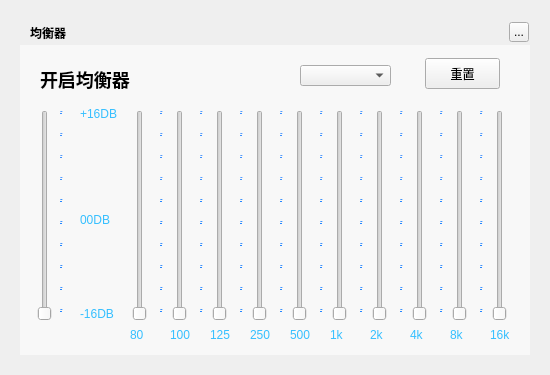
 <widget class="QWidget" name="MusicEqualizerDialog">
  <property name="geometry">
   <rect>
    <x>0</x>
    <y>0</y>
    <width>550</width>
    <height>375</height>
   </rect>
  </property>
  <property name="windowTitle">
   <string>均衡器</string>
  </property>
  <widget class="QLabel" name="background">
   <property name="geometry">
    <rect>
     <x>20</x>
     <y>20</y>
     <width>510</width>
     <height>335</height>
    </rect>
   </property>
   <property name="text">
    <string/>
   </property>
  </widget>
  <widget class="QLabel" name="topTitleName">
   <property name="geometry">
    <rect>
     <x>30</x>
     <y>20</y>
     <width>51</width>
     <height>25</height>
    </rect>
   </property>
   <property name="styleSheet">
    <string notr="true">color:&quot;#FFFFFF&quot;;font-weight:bold</string>
   </property>
   <property name="text">
    <string>均衡器</string>
   </property>
  </widget>
  <widget class="QToolButton" name="topTitleCloseButton">
   <property name="geometry">
    <rect>
     <x>509</x>
     <y>22</y>
     <width>20</width>
     <height>20</height>
    </rect>
   </property>
   <property name="text">
    <string>...</string>
   </property>
  </widget>
  <widget class="QSlider" name="bwVerticalSlider">
   <property name="geometry">
    <rect>
     <x>35</x>
     <y>110</y>
     <width>19</width>
     <height>211</height>
    </rect>
   </property>
   <property name="orientation">
    <enum>Qt::Vertical</enum>
   </property>
  </widget>
  <widget class="QSlider" name="verticalSlider3">
   <property name="geometry">
    <rect>
     <x>210</x>
     <y>110</y>
     <width>19</width>
     <height>211</height>
    </rect>
   </property>
   <property name="orientation">
    <enum>Qt::Vertical</enum>
   </property>
  </widget>
  <widget class="QSlider" name="verticalSlider4">
   <property name="geometry">
    <rect>
     <x>250</x>
     <y>110</y>
     <width>19</width>
     <height>211</height>
    </rect>
   </property>
   <property name="orientation">
    <enum>Qt::Vertical</enum>
   </property>
  </widget>
  <widget class="QSlider" name="verticalSlider5">
   <property name="geometry">
    <rect>
     <x>290</x>
     <y>110</y>
     <width>19</width>
     <height>211</height>
    </rect>
   </property>
   <property name="orientation">
    <enum>Qt::Vertical</enum>
   </property>
  </widget>
  <widget class="QSlider" name="verticalSlider2">
   <property name="geometry">
    <rect>
     <x>170</x>
     <y>110</y>
     <width>19</width>
     <height>211</height>
    </rect>
   </property>
   <property name="orientation">
    <enum>Qt::Vertical</enum>
   </property>
  </widget>
  <widget class="QSlider" name="verticalSlider7">
   <property name="geometry">
    <rect>
     <x>370</x>
     <y>110</y>
     <width>19</width>
     <height>211</height>
    </rect>
   </property>
   <property name="orientation">
    <enum>Qt::Vertical</enum>
   </property>
  </widget>
  <widget class="QSlider" name="verticalSlider6">
   <property name="geometry">
    <rect>
     <x>330</x>
     <y>110</y>
     <width>19</width>
     <height>211</height>
    </rect>
   </property>
   <property name="orientation">
    <enum>Qt::Vertical</enum>
   </property>
  </widget>
  <widget class="QSlider" name="verticalSlider8">
   <property name="geometry">
    <rect>
     <x>410</x>
     <y>110</y>
     <width>19</width>
     <height>211</height>
    </rect>
   </property>
   <property name="orientation">
    <enum>Qt::Vertical</enum>
   </property>
  </widget>
  <widget class="QSlider" name="verticalSlider9">
   <property name="geometry">
    <rect>
     <x>450</x>
     <y>110</y>
     <width>19</width>
     <height>211</height>
    </rect>
   </property>
   <property name="orientation">
    <enum>Qt::Vertical</enum>
   </property>
  </widget>
  <widget class="QSlider" name="verticalSlider10">
   <property name="geometry">
    <rect>
     <x>490</x>
     <y>110</y>
     <width>19</width>
     <height>211</height>
    </rect>
   </property>
   <property name="orientation">
    <enum>Qt::Vertical</enum>
   </property>
  </widget>
  <widget class="QSlider" name="verticalSlider1">
   <property name="geometry">
    <rect>
     <x>130</x>
     <y>110</y>
     <width>19</width>
     <height>211</height>
    </rect>
   </property>
   <property name="orientation">
    <enum>Qt::Vertical</enum>
   </property>
  </widget>
  <widget class="QLabel" name="label">
   <property name="geometry">
    <rect>
     <x>40</x>
     <y>62</y>
     <width>101</width>
     <height>35</height>
    </rect>
   </property>
   <property name="styleSheet">
    <string notr="true">font-size:18px;
font-weight:bold;
</string>
   </property>
   <property name="text">
    <string>开启均衡器</string>
   </property>
  </widget>
  <widget class="QPushButton" name="showEqButton">
   <property name="geometry">
    <rect>
     <x>140</x>
     <y>62</y>
     <width>75</width>
     <height>31</height>
    </rect>
   </property>
   <property name="styleSheet">
    <string notr="true">QPushButton{background:transparent;border:none;}</string>
   </property>
   <property name="text">
    <string/>
   </property>
   <property name="iconSize">
    <size>
     <width>75</width>
     <height>31</height>
    </size>
   </property>
  </widget>
  <widget class="QPushButton" name="resetButton">
   <property name="geometry">
    <rect>
     <x>425</x>
     <y>58</y>
     <width>75</width>
     <height>31</height>
    </rect>
   </property>
   <property name="text">
    <string>重置</string>
   </property>
  </widget>
  <widget class="QComboBox" name="eqChoice">
   <property name="geometry">
    <rect>
     <x>300</x>
     <y>65</y>
     <width>91</width>
     <height>21</height>
    </rect>
   </property>
  </widget>
  <widget class="QLabel" name="showPerArea_2">
   <property name="geometry">
    <rect>
     <x>60</x>
     <y>105</y>
     <width>5</width>
     <height>220</height>
    </rect>
   </property>
   <property name="styleSheet">
    <string notr="true">color: rgb(230,115,0);</string>
   </property>
   <property name="text">
    <string>&lt;html&gt;&lt;head/&gt;&lt;body&gt;&lt;p&gt;&lt;span style=&quot; font-size:6pt; font-weight:600; text-decoration: underline; color:#3d91ff;&quot;&gt;-&lt;/span&gt;&lt;/p&gt;&lt;p&gt;&lt;span style=&quot; font-size:6pt; font-weight:600; text-decoration: underline; color:#3d91ff;&quot;&gt;-&lt;/span&gt;&lt;/p&gt;&lt;p&gt;&lt;span style=&quot; font-size:6pt; font-weight:600; text-decoration: underline; color:#3d91ff;&quot;&gt;-&lt;/span&gt;&lt;/p&gt;&lt;p&gt;&lt;span style=&quot; font-size:6pt; font-weight:600; text-decoration: underline; color:#3d91ff;&quot;&gt;-&lt;/span&gt;&lt;/p&gt;&lt;p&gt;&lt;span style=&quot; font-size:6pt; font-weight:600; text-decoration: underline; color:#2587ff;&quot;&gt;-&lt;/span&gt;&lt;/p&gt;&lt;p&gt;&lt;span style=&quot; font-size:6pt; font-weight:600; text-decoration: underline; color:#2587ff;&quot;&gt;-&lt;/span&gt;&lt;/p&gt;&lt;p&gt;&lt;span style=&quot; font-size:6pt; font-weight:600; text-decoration: underline; color:#2587ff;&quot;&gt;-&lt;/span&gt;&lt;/p&gt;&lt;p&gt;&lt;span style=&quot; font-size:6pt; font-weight:600; text-decoration: underline; color:#2587ff;&quot;&gt;-&lt;/span&gt;&lt;/p&gt;&lt;p&gt;&lt;span style=&quot; font-size:6pt; font-weight:600; text-decoration: underline; color:#2587ff;&quot;&gt;-&lt;/span&gt;&lt;/p&gt;&lt;p&gt;&lt;span style=&quot; font-size:6pt; font-weight:600; text-decoration: underline; color:#2587ff;&quot;&gt;-&lt;/span&gt;&lt;/p&gt;&lt;p&gt;&lt;span style=&quot; font-size:6pt; font-weight:600; text-decoration: underline; color:#2587ff;&quot;&gt;-&lt;/span&gt;&lt;/p&gt;&lt;/body&gt;&lt;/html&gt;</string>
   </property>
  </widget>
  <widget class="QLabel" name="showPerArea_3">
   <property name="geometry">
    <rect>
     <x>160</x>
     <y>105</y>
     <width>5</width>
     <height>220</height>
    </rect>
   </property>
   <property name="styleSheet">
    <string notr="true">color: rgb(230,115,0);</string>
   </property>
   <property name="text">
    <string>&lt;html&gt;&lt;head/&gt;&lt;body&gt;&lt;p&gt;&lt;span style=&quot; font-size:6pt; font-weight:600; text-decoration: underline; color:#3d91ff;&quot;&gt;-&lt;/span&gt;&lt;/p&gt;&lt;p&gt;&lt;span style=&quot; font-size:6pt; font-weight:600; text-decoration: underline; color:#3d91ff;&quot;&gt;-&lt;/span&gt;&lt;/p&gt;&lt;p&gt;&lt;span style=&quot; font-size:6pt; font-weight:600; text-decoration: underline; color:#3d91ff;&quot;&gt;-&lt;/span&gt;&lt;/p&gt;&lt;p&gt;&lt;span style=&quot; font-size:6pt; font-weight:600; text-decoration: underline; color:#3d91ff;&quot;&gt;-&lt;/span&gt;&lt;/p&gt;&lt;p&gt;&lt;span style=&quot; font-size:6pt; font-weight:600; text-decoration: underline; color:#2587ff;&quot;&gt;-&lt;/span&gt;&lt;/p&gt;&lt;p&gt;&lt;span style=&quot; font-size:6pt; font-weight:600; text-decoration: underline; color:#2587ff;&quot;&gt;-&lt;/span&gt;&lt;/p&gt;&lt;p&gt;&lt;span style=&quot; font-size:6pt; font-weight:600; text-decoration: underline; color:#2587ff;&quot;&gt;-&lt;/span&gt;&lt;/p&gt;&lt;p&gt;&lt;span style=&quot; font-size:6pt; font-weight:600; text-decoration: underline; color:#2587ff;&quot;&gt;-&lt;/span&gt;&lt;/p&gt;&lt;p&gt;&lt;span style=&quot; font-size:6pt; font-weight:600; text-decoration: underline; color:#2587ff;&quot;&gt;-&lt;/span&gt;&lt;/p&gt;&lt;p&gt;&lt;span style=&quot; font-size:6pt; font-weight:600; text-decoration: underline; color:#2587ff;&quot;&gt;-&lt;/span&gt;&lt;/p&gt;&lt;p&gt;&lt;span style=&quot; font-size:6pt; font-weight:600; text-decoration: underline; color:#2587ff;&quot;&gt;-&lt;/span&gt;&lt;/p&gt;&lt;/body&gt;&lt;/html&gt;</string>
   </property>
  </widget>
  <widget class="QLabel" name="showPerArea_5">
   <property name="geometry">
    <rect>
     <x>200</x>
     <y>105</y>
     <width>5</width>
     <height>220</height>
    </rect>
   </property>
   <property name="styleSheet">
    <string notr="true">color: rgb(230,115,0);</string>
   </property>
   <property name="text">
    <string>&lt;html&gt;&lt;head/&gt;&lt;body&gt;&lt;p&gt;&lt;span style=&quot; font-size:6pt; font-weight:600; text-decoration: underline; color:#3d91ff;&quot;&gt;-&lt;/span&gt;&lt;/p&gt;&lt;p&gt;&lt;span style=&quot; font-size:6pt; font-weight:600; text-decoration: underline; color:#3d91ff;&quot;&gt;-&lt;/span&gt;&lt;/p&gt;&lt;p&gt;&lt;span style=&quot; font-size:6pt; font-weight:600; text-decoration: underline; color:#3d91ff;&quot;&gt;-&lt;/span&gt;&lt;/p&gt;&lt;p&gt;&lt;span style=&quot; font-size:6pt; font-weight:600; text-decoration: underline; color:#3d91ff;&quot;&gt;-&lt;/span&gt;&lt;/p&gt;&lt;p&gt;&lt;span style=&quot; font-size:6pt; font-weight:600; text-decoration: underline; color:#2587ff;&quot;&gt;-&lt;/span&gt;&lt;/p&gt;&lt;p&gt;&lt;span style=&quot; font-size:6pt; font-weight:600; text-decoration: underline; color:#2587ff;&quot;&gt;-&lt;/span&gt;&lt;/p&gt;&lt;p&gt;&lt;span style=&quot; font-size:6pt; font-weight:600; text-decoration: underline; color:#2587ff;&quot;&gt;-&lt;/span&gt;&lt;/p&gt;&lt;p&gt;&lt;span style=&quot; font-size:6pt; font-weight:600; text-decoration: underline; color:#2587ff;&quot;&gt;-&lt;/span&gt;&lt;/p&gt;&lt;p&gt;&lt;span style=&quot; font-size:6pt; font-weight:600; text-decoration: underline; color:#2587ff;&quot;&gt;-&lt;/span&gt;&lt;/p&gt;&lt;p&gt;&lt;span style=&quot; font-size:6pt; font-weight:600; text-decoration: underline; color:#2587ff;&quot;&gt;-&lt;/span&gt;&lt;/p&gt;&lt;p&gt;&lt;span style=&quot; font-size:6pt; font-weight:600; text-decoration: underline; color:#2587ff;&quot;&gt;-&lt;/span&gt;&lt;/p&gt;&lt;/body&gt;&lt;/html&gt;</string>
   </property>
  </widget>
  <widget class="QLabel" name="showPerArea_7">
   <property name="geometry">
    <rect>
     <x>240</x>
     <y>105</y>
     <width>5</width>
     <height>220</height>
    </rect>
   </property>
   <property name="styleSheet">
    <string notr="true">color: rgb(230,115,0);</string>
   </property>
   <property name="text">
    <string>&lt;html&gt;&lt;head/&gt;&lt;body&gt;&lt;p&gt;&lt;span style=&quot; font-size:6pt; font-weight:600; text-decoration: underline; color:#3d91ff;&quot;&gt;-&lt;/span&gt;&lt;/p&gt;&lt;p&gt;&lt;span style=&quot; font-size:6pt; font-weight:600; text-decoration: underline; color:#3d91ff;&quot;&gt;-&lt;/span&gt;&lt;/p&gt;&lt;p&gt;&lt;span style=&quot; font-size:6pt; font-weight:600; text-decoration: underline; color:#3d91ff;&quot;&gt;-&lt;/span&gt;&lt;/p&gt;&lt;p&gt;&lt;span style=&quot; font-size:6pt; font-weight:600; text-decoration: underline; color:#3d91ff;&quot;&gt;-&lt;/span&gt;&lt;/p&gt;&lt;p&gt;&lt;span style=&quot; font-size:6pt; font-weight:600; text-decoration: underline; color:#2587ff;&quot;&gt;-&lt;/span&gt;&lt;/p&gt;&lt;p&gt;&lt;span style=&quot; font-size:6pt; font-weight:600; text-decoration: underline; color:#2587ff;&quot;&gt;-&lt;/span&gt;&lt;/p&gt;&lt;p&gt;&lt;span style=&quot; font-size:6pt; font-weight:600; text-decoration: underline; color:#2587ff;&quot;&gt;-&lt;/span&gt;&lt;/p&gt;&lt;p&gt;&lt;span style=&quot; font-size:6pt; font-weight:600; text-decoration: underline; color:#2587ff;&quot;&gt;-&lt;/span&gt;&lt;/p&gt;&lt;p&gt;&lt;span style=&quot; font-size:6pt; font-weight:600; text-decoration: underline; color:#2587ff;&quot;&gt;-&lt;/span&gt;&lt;/p&gt;&lt;p&gt;&lt;span style=&quot; font-size:6pt; font-weight:600; text-decoration: underline; color:#2587ff;&quot;&gt;-&lt;/span&gt;&lt;/p&gt;&lt;p&gt;&lt;span style=&quot; font-size:6pt; font-weight:600; text-decoration: underline; color:#2587ff;&quot;&gt;-&lt;/span&gt;&lt;/p&gt;&lt;/body&gt;&lt;/html&gt;</string>
   </property>
  </widget>
  <widget class="QLabel" name="showPerArea_9">
   <property name="geometry">
    <rect>
     <x>280</x>
     <y>105</y>
     <width>5</width>
     <height>220</height>
    </rect>
   </property>
   <property name="styleSheet">
    <string notr="true">color: rgb(230,115,0);</string>
   </property>
   <property name="text">
    <string>&lt;html&gt;&lt;head/&gt;&lt;body&gt;&lt;p&gt;&lt;span style=&quot; font-size:6pt; font-weight:600; text-decoration: underline; color:#3d91ff;&quot;&gt;-&lt;/span&gt;&lt;/p&gt;&lt;p&gt;&lt;span style=&quot; font-size:6pt; font-weight:600; text-decoration: underline; color:#3d91ff;&quot;&gt;-&lt;/span&gt;&lt;/p&gt;&lt;p&gt;&lt;span style=&quot; font-size:6pt; font-weight:600; text-decoration: underline; color:#3d91ff;&quot;&gt;-&lt;/span&gt;&lt;/p&gt;&lt;p&gt;&lt;span style=&quot; font-size:6pt; font-weight:600; text-decoration: underline; color:#3d91ff;&quot;&gt;-&lt;/span&gt;&lt;/p&gt;&lt;p&gt;&lt;span style=&quot; font-size:6pt; font-weight:600; text-decoration: underline; color:#2587ff;&quot;&gt;-&lt;/span&gt;&lt;/p&gt;&lt;p&gt;&lt;span style=&quot; font-size:6pt; font-weight:600; text-decoration: underline; color:#2587ff;&quot;&gt;-&lt;/span&gt;&lt;/p&gt;&lt;p&gt;&lt;span style=&quot; font-size:6pt; font-weight:600; text-decoration: underline; color:#2587ff;&quot;&gt;-&lt;/span&gt;&lt;/p&gt;&lt;p&gt;&lt;span style=&quot; font-size:6pt; font-weight:600; text-decoration: underline; color:#2587ff;&quot;&gt;-&lt;/span&gt;&lt;/p&gt;&lt;p&gt;&lt;span style=&quot; font-size:6pt; font-weight:600; text-decoration: underline; color:#2587ff;&quot;&gt;-&lt;/span&gt;&lt;/p&gt;&lt;p&gt;&lt;span style=&quot; font-size:6pt; font-weight:600; text-decoration: underline; color:#2587ff;&quot;&gt;-&lt;/span&gt;&lt;/p&gt;&lt;p&gt;&lt;span style=&quot; font-size:6pt; font-weight:600; text-decoration: underline; color:#2587ff;&quot;&gt;-&lt;/span&gt;&lt;/p&gt;&lt;/body&gt;&lt;/html&gt;</string>
   </property>
  </widget>
  <widget class="QLabel" name="showPerArea_11">
   <property name="geometry">
    <rect>
     <x>320</x>
     <y>105</y>
     <width>5</width>
     <height>220</height>
    </rect>
   </property>
   <property name="styleSheet">
    <string notr="true">color: rgb(230,115,0);</string>
   </property>
   <property name="text">
    <string>&lt;html&gt;&lt;head/&gt;&lt;body&gt;&lt;p&gt;&lt;span style=&quot; font-size:6pt; font-weight:600; text-decoration: underline; color:#3d91ff;&quot;&gt;-&lt;/span&gt;&lt;/p&gt;&lt;p&gt;&lt;span style=&quot; font-size:6pt; font-weight:600; text-decoration: underline; color:#3d91ff;&quot;&gt;-&lt;/span&gt;&lt;/p&gt;&lt;p&gt;&lt;span style=&quot; font-size:6pt; font-weight:600; text-decoration: underline; color:#3d91ff;&quot;&gt;-&lt;/span&gt;&lt;/p&gt;&lt;p&gt;&lt;span style=&quot; font-size:6pt; font-weight:600; text-decoration: underline; color:#3d91ff;&quot;&gt;-&lt;/span&gt;&lt;/p&gt;&lt;p&gt;&lt;span style=&quot; font-size:6pt; font-weight:600; text-decoration: underline; color:#2587ff;&quot;&gt;-&lt;/span&gt;&lt;/p&gt;&lt;p&gt;&lt;span style=&quot; font-size:6pt; font-weight:600; text-decoration: underline; color:#2587ff;&quot;&gt;-&lt;/span&gt;&lt;/p&gt;&lt;p&gt;&lt;span style=&quot; font-size:6pt; font-weight:600; text-decoration: underline; color:#2587ff;&quot;&gt;-&lt;/span&gt;&lt;/p&gt;&lt;p&gt;&lt;span style=&quot; font-size:6pt; font-weight:600; text-decoration: underline; color:#2587ff;&quot;&gt;-&lt;/span&gt;&lt;/p&gt;&lt;p&gt;&lt;span style=&quot; font-size:6pt; font-weight:600; text-decoration: underline; color:#2587ff;&quot;&gt;-&lt;/span&gt;&lt;/p&gt;&lt;p&gt;&lt;span style=&quot; font-size:6pt; font-weight:600; text-decoration: underline; color:#2587ff;&quot;&gt;-&lt;/span&gt;&lt;/p&gt;&lt;p&gt;&lt;span style=&quot; font-size:6pt; font-weight:600; text-decoration: underline; color:#2587ff;&quot;&gt;-&lt;/span&gt;&lt;/p&gt;&lt;/body&gt;&lt;/html&gt;</string>
   </property>
  </widget>
  <widget class="QLabel" name="showPerArea_13">
   <property name="geometry">
    <rect>
     <x>360</x>
     <y>105</y>
     <width>5</width>
     <height>220</height>
    </rect>
   </property>
   <property name="styleSheet">
    <string notr="true">color: rgb(230,115,0);</string>
   </property>
   <property name="text">
    <string>&lt;html&gt;&lt;head/&gt;&lt;body&gt;&lt;p&gt;&lt;span style=&quot; font-size:6pt; font-weight:600; text-decoration: underline; color:#3d91ff;&quot;&gt;-&lt;/span&gt;&lt;/p&gt;&lt;p&gt;&lt;span style=&quot; font-size:6pt; font-weight:600; text-decoration: underline; color:#3d91ff;&quot;&gt;-&lt;/span&gt;&lt;/p&gt;&lt;p&gt;&lt;span style=&quot; font-size:6pt; font-weight:600; text-decoration: underline; color:#3d91ff;&quot;&gt;-&lt;/span&gt;&lt;/p&gt;&lt;p&gt;&lt;span style=&quot; font-size:6pt; font-weight:600; text-decoration: underline; color:#3d91ff;&quot;&gt;-&lt;/span&gt;&lt;/p&gt;&lt;p&gt;&lt;span style=&quot; font-size:6pt; font-weight:600; text-decoration: underline; color:#2587ff;&quot;&gt;-&lt;/span&gt;&lt;/p&gt;&lt;p&gt;&lt;span style=&quot; font-size:6pt; font-weight:600; text-decoration: underline; color:#2587ff;&quot;&gt;-&lt;/span&gt;&lt;/p&gt;&lt;p&gt;&lt;span style=&quot; font-size:6pt; font-weight:600; text-decoration: underline; color:#2587ff;&quot;&gt;-&lt;/span&gt;&lt;/p&gt;&lt;p&gt;&lt;span style=&quot; font-size:6pt; font-weight:600; text-decoration: underline; color:#2587ff;&quot;&gt;-&lt;/span&gt;&lt;/p&gt;&lt;p&gt;&lt;span style=&quot; font-size:6pt; font-weight:600; text-decoration: underline; color:#2587ff;&quot;&gt;-&lt;/span&gt;&lt;/p&gt;&lt;p&gt;&lt;span style=&quot; font-size:6pt; font-weight:600; text-decoration: underline; color:#2587ff;&quot;&gt;-&lt;/span&gt;&lt;/p&gt;&lt;p&gt;&lt;span style=&quot; font-size:6pt; font-weight:600; text-decoration: underline; color:#2587ff;&quot;&gt;-&lt;/span&gt;&lt;/p&gt;&lt;/body&gt;&lt;/html&gt;</string>
   </property>
  </widget>
  <widget class="QLabel" name="showPerArea_15">
   <property name="geometry">
    <rect>
     <x>400</x>
     <y>105</y>
     <width>5</width>
     <height>220</height>
    </rect>
   </property>
   <property name="styleSheet">
    <string notr="true">color: rgb(230,115,0);</string>
   </property>
   <property name="text">
    <string>&lt;html&gt;&lt;head/&gt;&lt;body&gt;&lt;p&gt;&lt;span style=&quot; font-size:6pt; font-weight:600; text-decoration: underline; color:#3d91ff;&quot;&gt;-&lt;/span&gt;&lt;/p&gt;&lt;p&gt;&lt;span style=&quot; font-size:6pt; font-weight:600; text-decoration: underline; color:#3d91ff;&quot;&gt;-&lt;/span&gt;&lt;/p&gt;&lt;p&gt;&lt;span style=&quot; font-size:6pt; font-weight:600; text-decoration: underline; color:#3d91ff;&quot;&gt;-&lt;/span&gt;&lt;/p&gt;&lt;p&gt;&lt;span style=&quot; font-size:6pt; font-weight:600; text-decoration: underline; color:#3d91ff;&quot;&gt;-&lt;/span&gt;&lt;/p&gt;&lt;p&gt;&lt;span style=&quot; font-size:6pt; font-weight:600; text-decoration: underline; color:#2587ff;&quot;&gt;-&lt;/span&gt;&lt;/p&gt;&lt;p&gt;&lt;span style=&quot; font-size:6pt; font-weight:600; text-decoration: underline; color:#2587ff;&quot;&gt;-&lt;/span&gt;&lt;/p&gt;&lt;p&gt;&lt;span style=&quot; font-size:6pt; font-weight:600; text-decoration: underline; color:#2587ff;&quot;&gt;-&lt;/span&gt;&lt;/p&gt;&lt;p&gt;&lt;span style=&quot; font-size:6pt; font-weight:600; text-decoration: underline; color:#2587ff;&quot;&gt;-&lt;/span&gt;&lt;/p&gt;&lt;p&gt;&lt;span style=&quot; font-size:6pt; font-weight:600; text-decoration: underline; color:#2587ff;&quot;&gt;-&lt;/span&gt;&lt;/p&gt;&lt;p&gt;&lt;span style=&quot; font-size:6pt; font-weight:600; text-decoration: underline; color:#2587ff;&quot;&gt;-&lt;/span&gt;&lt;/p&gt;&lt;p&gt;&lt;span style=&quot; font-size:6pt; font-weight:600; text-decoration: underline; color:#2587ff;&quot;&gt;-&lt;/span&gt;&lt;/p&gt;&lt;/body&gt;&lt;/html&gt;</string>
   </property>
  </widget>
  <widget class="QLabel" name="showPerArea_18">
   <property name="geometry">
    <rect>
     <x>440</x>
     <y>105</y>
     <width>5</width>
     <height>220</height>
    </rect>
   </property>
   <property name="styleSheet">
    <string notr="true">color: rgb(230,115,0);</string>
   </property>
   <property name="text">
    <string>&lt;html&gt;&lt;head/&gt;&lt;body&gt;&lt;p&gt;&lt;span style=&quot; font-size:6pt; font-weight:600; text-decoration: underline; color:#3d91ff;&quot;&gt;-&lt;/span&gt;&lt;/p&gt;&lt;p&gt;&lt;span style=&quot; font-size:6pt; font-weight:600; text-decoration: underline; color:#3d91ff;&quot;&gt;-&lt;/span&gt;&lt;/p&gt;&lt;p&gt;&lt;span style=&quot; font-size:6pt; font-weight:600; text-decoration: underline; color:#3d91ff;&quot;&gt;-&lt;/span&gt;&lt;/p&gt;&lt;p&gt;&lt;span style=&quot; font-size:6pt; font-weight:600; text-decoration: underline; color:#3d91ff;&quot;&gt;-&lt;/span&gt;&lt;/p&gt;&lt;p&gt;&lt;span style=&quot; font-size:6pt; font-weight:600; text-decoration: underline; color:#2587ff;&quot;&gt;-&lt;/span&gt;&lt;/p&gt;&lt;p&gt;&lt;span style=&quot; font-size:6pt; font-weight:600; text-decoration: underline; color:#2587ff;&quot;&gt;-&lt;/span&gt;&lt;/p&gt;&lt;p&gt;&lt;span style=&quot; font-size:6pt; font-weight:600; text-decoration: underline; color:#2587ff;&quot;&gt;-&lt;/span&gt;&lt;/p&gt;&lt;p&gt;&lt;span style=&quot; font-size:6pt; font-weight:600; text-decoration: underline; color:#2587ff;&quot;&gt;-&lt;/span&gt;&lt;/p&gt;&lt;p&gt;&lt;span style=&quot; font-size:6pt; font-weight:600; text-decoration: underline; color:#2587ff;&quot;&gt;-&lt;/span&gt;&lt;/p&gt;&lt;p&gt;&lt;span style=&quot; font-size:6pt; font-weight:600; text-decoration: underline; color:#2587ff;&quot;&gt;-&lt;/span&gt;&lt;/p&gt;&lt;p&gt;&lt;span style=&quot; font-size:6pt; font-weight:600; text-decoration: underline; color:#2587ff;&quot;&gt;-&lt;/span&gt;&lt;/p&gt;&lt;/body&gt;&lt;/html&gt;</string>
   </property>
  </widget>
  <widget class="QLabel" name="showPerArea_20">
   <property name="geometry">
    <rect>
     <x>480</x>
     <y>105</y>
     <width>5</width>
     <height>220</height>
    </rect>
   </property>
   <property name="styleSheet">
    <string notr="true">color: rgb(230,115,0);</string>
   </property>
   <property name="text">
    <string>&lt;html&gt;&lt;head/&gt;&lt;body&gt;&lt;p&gt;&lt;span style=&quot; font-size:6pt; font-weight:600; text-decoration: underline; color:#3d91ff;&quot;&gt;-&lt;/span&gt;&lt;/p&gt;&lt;p&gt;&lt;span style=&quot; font-size:6pt; font-weight:600; text-decoration: underline; color:#3d91ff;&quot;&gt;-&lt;/span&gt;&lt;/p&gt;&lt;p&gt;&lt;span style=&quot; font-size:6pt; font-weight:600; text-decoration: underline; color:#3d91ff;&quot;&gt;-&lt;/span&gt;&lt;/p&gt;&lt;p&gt;&lt;span style=&quot; font-size:6pt; font-weight:600; text-decoration: underline; color:#3d91ff;&quot;&gt;-&lt;/span&gt;&lt;/p&gt;&lt;p&gt;&lt;span style=&quot; font-size:6pt; font-weight:600; text-decoration: underline; color:#2587ff;&quot;&gt;-&lt;/span&gt;&lt;/p&gt;&lt;p&gt;&lt;span style=&quot; font-size:6pt; font-weight:600; text-decoration: underline; color:#2587ff;&quot;&gt;-&lt;/span&gt;&lt;/p&gt;&lt;p&gt;&lt;span style=&quot; font-size:6pt; font-weight:600; text-decoration: underline; color:#2587ff;&quot;&gt;-&lt;/span&gt;&lt;/p&gt;&lt;p&gt;&lt;span style=&quot; font-size:6pt; font-weight:600; text-decoration: underline; color:#2587ff;&quot;&gt;-&lt;/span&gt;&lt;/p&gt;&lt;p&gt;&lt;span style=&quot; font-size:6pt; font-weight:600; text-decoration: underline; color:#2587ff;&quot;&gt;-&lt;/span&gt;&lt;/p&gt;&lt;p&gt;&lt;span style=&quot; font-size:6pt; font-weight:600; text-decoration: underline; color:#2587ff;&quot;&gt;-&lt;/span&gt;&lt;/p&gt;&lt;p&gt;&lt;span style=&quot; font-size:6pt; font-weight:600; text-decoration: underline; color:#2587ff;&quot;&gt;-&lt;/span&gt;&lt;/p&gt;&lt;/body&gt;&lt;/html&gt;</string>
   </property>
  </widget>
  <widget class="QLabel" name="showPerArea_21">
   <property name="geometry">
    <rect>
     <x>80</x>
     <y>84</y>
     <width>41</width>
     <height>261</height>
    </rect>
   </property>
   <property name="styleSheet">
    <string notr="true">color: rgb(230,115,0);</string>
   </property>
   <property name="text">
    <string>&lt;html&gt;&lt;head/&gt;&lt;body&gt;&lt;p&gt;&lt;span style=&quot; color:#35bfff;&quot;&gt;+16DB&lt;/span&gt;&lt;/p&gt;&lt;p&gt;&lt;span style=&quot; color:#35bfff;&quot;&gt;&lt;br/&gt;&lt;/span&gt;&lt;/p&gt;&lt;p&gt;&lt;span style=&quot; color:#35bfff;&quot;&gt;&lt;br/&gt;&lt;/span&gt;&lt;/p&gt;&lt;p&gt;&lt;span style=&quot; color:#35bfff;&quot;&gt;00DB&lt;br/&gt;&lt;/span&gt;&lt;/p&gt;&lt;p&gt;&lt;span style=&quot; color:#35bfff;&quot;&gt;&lt;br/&gt;&lt;br/&gt;&lt;/span&gt;&lt;/p&gt;&lt;p&gt;&lt;span style=&quot; color:#35bfff;&quot;&gt;-16DB&lt;/span&gt;&lt;/p&gt;&lt;/body&gt;&lt;/html&gt;</string>
   </property>
  </widget>
  <widget class="QLabel" name="showPerArea_22">
   <property name="geometry">
    <rect>
     <x>130</x>
     <y>325</y>
     <width>20</width>
     <height>20</height>
    </rect>
   </property>
   <property name="styleSheet">
    <string notr="true">color:#35bfff;</string>
   </property>
   <property name="text">
    <string>80</string>
   </property>
  </widget>
  <widget class="QLabel" name="showPerArea_23">
   <property name="geometry">
    <rect>
     <x>170</x>
     <y>325</y>
     <width>20</width>
     <height>20</height>
    </rect>
   </property>
   <property name="styleSheet">
    <string notr="true">color:#35bfff;</string>
   </property>
   <property name="text">
    <string>100</string>
   </property>
  </widget>
  <widget class="QLabel" name="showPerArea_24">
   <property name="geometry">
    <rect>
     <x>210</x>
     <y>325</y>
     <width>20</width>
     <height>20</height>
    </rect>
   </property>
   <property name="styleSheet">
    <string notr="true">color:#35bfff;</string>
   </property>
   <property name="text">
    <string>125</string>
   </property>
  </widget>
  <widget class="QLabel" name="showPerArea_25">
   <property name="geometry">
    <rect>
     <x>250</x>
     <y>325</y>
     <width>20</width>
     <height>20</height>
    </rect>
   </property>
   <property name="styleSheet">
    <string notr="true">color:#35bfff;</string>
   </property>
   <property name="text">
    <string>250</string>
   </property>
  </widget>
  <widget class="QLabel" name="showPerArea_26">
   <property name="geometry">
    <rect>
     <x>290</x>
     <y>325</y>
     <width>20</width>
     <height>20</height>
    </rect>
   </property>
   <property name="styleSheet">
    <string notr="true">color:#35bfff;</string>
   </property>
   <property name="text">
    <string>500</string>
   </property>
  </widget>
  <widget class="QLabel" name="showPerArea_27">
   <property name="geometry">
    <rect>
     <x>330</x>
     <y>325</y>
     <width>20</width>
     <height>20</height>
    </rect>
   </property>
   <property name="styleSheet">
    <string notr="true">color:#35bfff;</string>
   </property>
   <property name="text">
    <string>1k</string>
   </property>
  </widget>
  <widget class="QLabel" name="showPerArea_28">
   <property name="geometry">
    <rect>
     <x>370</x>
     <y>325</y>
     <width>20</width>
     <height>20</height>
    </rect>
   </property>
   <property name="styleSheet">
    <string notr="true">color:#35bfff;</string>
   </property>
   <property name="text">
    <string>2k</string>
   </property>
  </widget>
  <widget class="QLabel" name="showPerArea_29">
   <property name="geometry">
    <rect>
     <x>410</x>
     <y>325</y>
     <width>20</width>
     <height>20</height>
    </rect>
   </property>
   <property name="styleSheet">
    <string notr="true">color:#35bfff;</string>
   </property>
   <property name="text">
    <string>4k</string>
   </property>
  </widget>
  <widget class="QLabel" name="showPerArea_30">
   <property name="geometry">
    <rect>
     <x>450</x>
     <y>325</y>
     <width>20</width>
     <height>20</height>
    </rect>
   </property>
   <property name="styleSheet">
    <string notr="true">color:#35bfff;</string>
   </property>
   <property name="text">
    <string>8k</string>
   </property>
  </widget>
  <widget class="QLabel" name="showPerArea_31">
   <property name="geometry">
    <rect>
     <x>490</x>
     <y>325</y>
     <width>20</width>
     <height>20</height>
    </rect>
   </property>
   <property name="styleSheet">
    <string notr="true">color:#35bfff;</string>
   </property>
   <property name="text">
    <string>16k</string>
   </property>
  </widget>
  <widget class="QWidget" name="backgroundMask" native="true">
   <property name="geometry">
    <rect>
     <x>20</x>
     <y>45</y>
     <width>510</width>
     <height>310</height>
    </rect>
   </property>
   <property name="styleSheet">
    <string notr="true">background:rgba(255,255,255,150)</string>
   </property>
  </widget>
  <zorder>background</zorder>
  <zorder>backgroundMask</zorder>
  <zorder>topTitleName</zorder>
  <zorder>topTitleCloseButton</zorder>
  <zorder>bwVerticalSlider</zorder>
  <zorder>verticalSlider3</zorder>
  <zorder>verticalSlider4</zorder>
  <zorder>verticalSlider5</zorder>
  <zorder>verticalSlider2</zorder>
  <zorder>verticalSlider7</zorder>
  <zorder>verticalSlider6</zorder>
  <zorder>verticalSlider8</zorder>
  <zorder>verticalSlider9</zorder>
  <zorder>verticalSlider10</zorder>
  <zorder>verticalSlider1</zorder>
  <zorder>label</zorder>
  <zorder>showEqButton</zorder>
  <zorder>resetButton</zorder>
  <zorder>eqChoice</zorder>
  <zorder>showPerArea_2</zorder>
  <zorder>showPerArea_3</zorder>
  <zorder>showPerArea_5</zorder>
  <zorder>showPerArea_7</zorder>
  <zorder>showPerArea_9</zorder>
  <zorder>showPerArea_11</zorder>
  <zorder>showPerArea_13</zorder>
  <zorder>showPerArea_15</zorder>
  <zorder>showPerArea_18</zorder>
  <zorder>showPerArea_20</zorder>
  <zorder>showPerArea_21</zorder>
  <zorder>showPerArea_22</zorder>
  <zorder>showPerArea_23</zorder>
  <zorder>showPerArea_24</zorder>
  <zorder>showPerArea_25</zorder>
  <zorder>showPerArea_26</zorder>
  <zorder>showPerArea_27</zorder>
  <zorder>showPerArea_28</zorder>
  <zorder>showPerArea_29</zorder>
  <zorder>showPerArea_30</zorder>
  <zorder>showPerArea_31</zorder>
 </widget>
